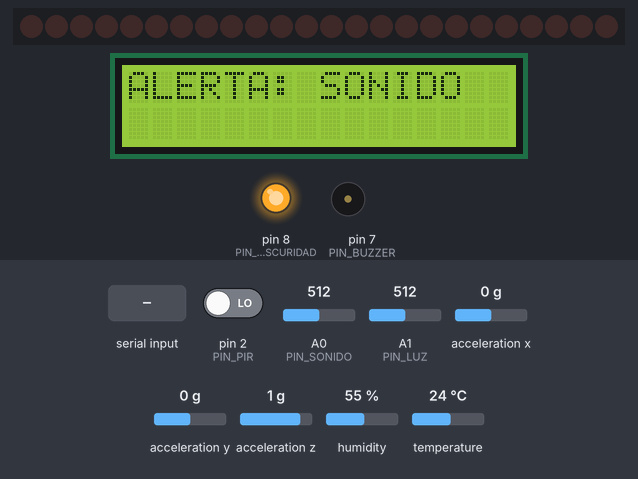
A sketch run on a simulated Arduino Nano, built with avr-gcc and run on an emulated ATmega328P. On the bench: 24 shift-register outputs drawn as a row of LEDs (first output left, lit = HIGH), 16×2 character LCD, output pins drawn as LEDs (lit = HIGH), buzzer (waves = sounding). Wiring (inferred from the names in the program): MPU-6050 motion sensor at I2C address 0x68; 3 × shift register (74HC595): data pin 4; shift clock pin 5; latch pin 6. Wiring (inferred from the signals the program sends): row of LEDs: on Q0, Q1, Q2, Q3, Q4, Q5, Q6, Q7, Q8, Q9, Q10, Q11, Q12, Q13, Q14, Q15, Q16, Q17, Q18, Q19, Q20, Q21, Q22, Q23. Inputs (shaded band) come from the test bench; at power-on: temperature 24 °C, A0 (PIN_SONIDO) = 512, pin 2 (PIN_PIR) LOW, A1 (PIN_LUZ) = 512, acceleration x 0 g, acceleration y 0 g, acceleration z 1 g, humidity 55 %. Pins used as bus, display or sensor lines are not drawn; what the sketch prints to the serial monitor is not drawn.

Above: at 1.6 s.
1.7 s: temperature set to 33 °C
4.2 s: temperature set to 36 °C
At 8.56 s:
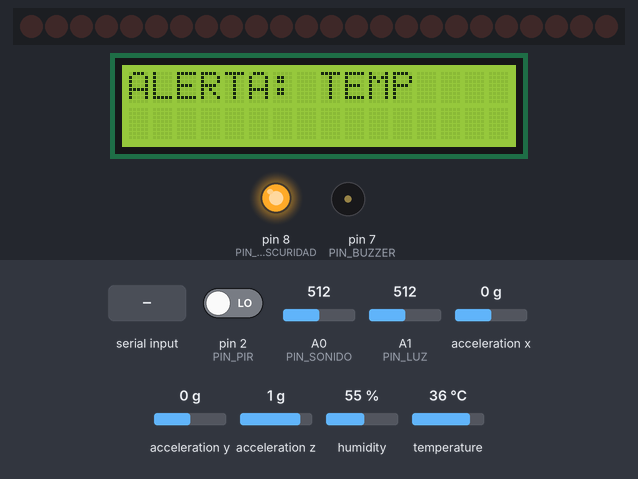
8.8 s: "ALL_ON\n" received over the second serial link
At 10.0 s:
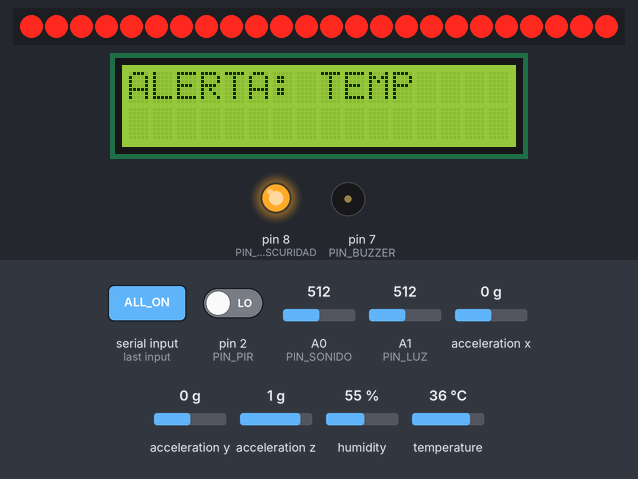
10.3 s: "ZONA1_OFF\n" received over the second serial link
At 11.2 s:
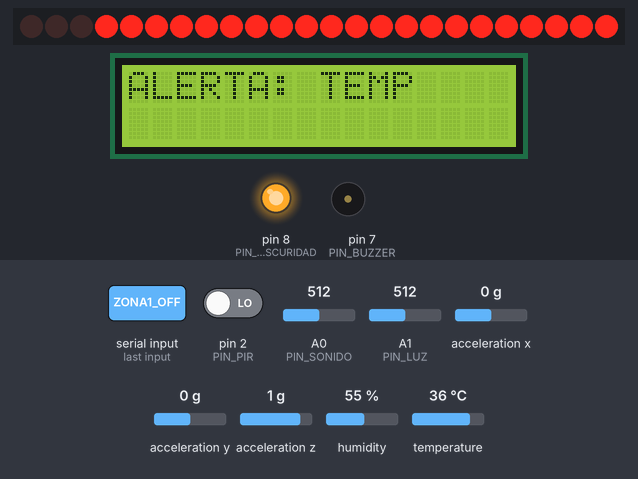
11.8 s: temperature set to 12 °C
At 16.1 s:
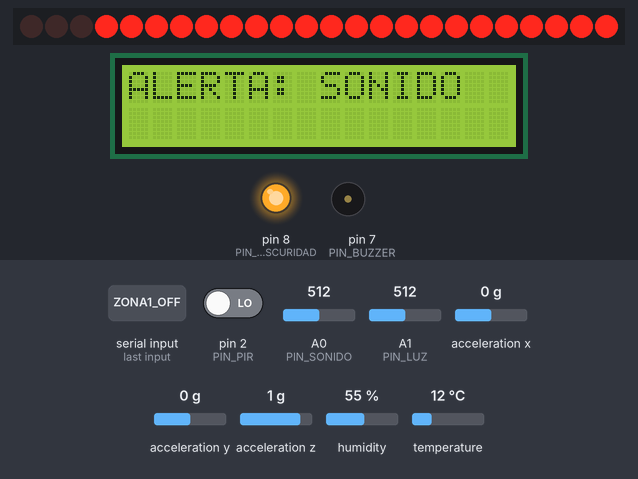
16.5 s: A0 (PIN_SONIDO) set to 311
18.2 s: A0 (PIN_SONIDO) set to 285
At 19.4 s:
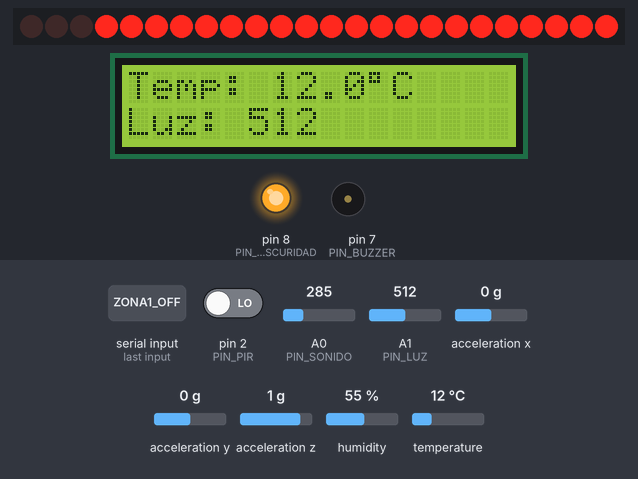
Timing chart, 0 to 21.2 s (numbered marks = the images above; inputs shaded):
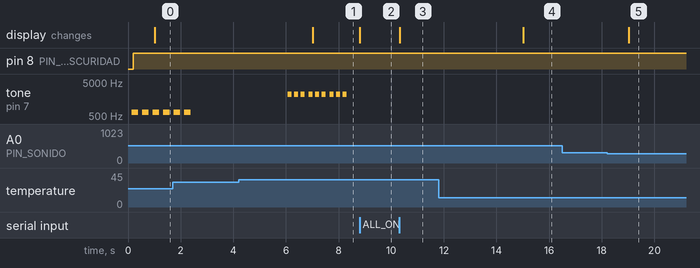

The sketch:

Ciudad_Gotica_Nano.ino
```cpp
/*
  CIUDAD GOTICA - ARDUINO NANO
  Control de 24 LEDs (3 x 74HC595), sensores, LCD, alarmas y salida
  automatica de iluminacion por oscuridad en D8.

  Librerias necesarias:
  - DHT sensor library (Adafruit)
  - Adafruit Unified Sensor
  - LiquidCrystal_I2C

  Comunicacion ESP32:
  Nano D10 (RX) <- ESP32 GPIO17 (TX)
  Nano D11 (TX) -> divisor de voltaje -> ESP32 GPIO16 (RX)
  GND comun.
*/

#include <Wire.h>
#include <SoftwareSerial.h>
#include <DHT.h>
#include <LiquidCrystal_I2C.h>

// -------------------- TIPOS --------------------
enum TipoAlarma { SIN_ALARMA, ALARMA_PIR, ALARMA_TEMP, ALARMA_SONIDO, ALARMA_MPU, ALARMA_AGUA };
struct Nota { unsigned int frecuencia; unsigned int duracion; };

// -------------------- PINES --------------------
SoftwareSerial enlaceESP(10, 11); // RX, TX
const byte TAM_BUFFER = 48;
char bufferComando[TAM_BUFFER];
byte indiceBuffer = 0;

const byte DATA_PIN = 4;
const byte CLOCK_PIN = 5;
const byte LATCH_PIN = 6;
const byte PIN_BUZZER = 7;
const byte PIN_LUCES_OSCURIDAD = 8;
const byte PIN_PIR = 2;
const byte PIN_DHT = 3;
const byte PIN_SONIDO = A0;
const byte PIN_LUZ = A1;
const byte PIN_AGUA = A2;

#define TIPO_DHT DHT11
DHT dht(PIN_DHT, TIPO_DHT);
LiquidCrystal_I2C lcd(0x27, 16, 2);

// -------------------- UMBRALES --------------------
const float TEMP_MAXIMA = 35.0;
const int SONIDO_MAXIMO = 300;
const int AGUA_MAXIMA = 600;
const int UMBRAL_MPU = 6000;
const int UMBRAL_LUZ = 550;
const bool USAR_SENSOR_AGUA = false; // Cambiar a true cuando A2 tenga sensor conectado.

const unsigned long INTERVALO_DHT = 2000;
const unsigned long INTERVALO_LCD = 1000;
const unsigned long INTERVALO_MPU = 100;
const unsigned long INTERVALO_LUZ = 200;
const unsigned long INTERVALO_AGUA = 250;

// -------------------- 24 LEDS / 3 x 74HC595 --------------------
uint32_t estadoLEDs = 0;
const uint32_t MASCARA_24 = 0x00FFFFFFUL;

void actualizarRegistros() {
  digitalWrite(LATCH_PIN, LOW);
  shiftOut(DATA_PIN, CLOCK_PIN, MSBFIRST, (estadoLEDs >> 16) & 0xFF);
  shiftOut(DATA_PIN, CLOCK_PIN, MSBFIRST, (estadoLEDs >> 8) & 0xFF);
  shiftOut(DATA_PIN, CLOCK_PIN, MSBFIRST, estadoLEDs & 0xFF);
  digitalWrite(LATCH_PIN, HIGH);
}

void cambiarLED(byte numero, bool encender) {
  if (numero < 1 || numero > 24) return;
  uint32_t mascara = 1UL << (numero - 1);
  if (encender) estadoLEDs |= mascara;
  else estadoLEDs &= ~mascara;
  actualizarRegistros();
}

void cambiarGrupo(byte primero, byte ultimo, bool encender) {
  for (byte led = primero; led <= ultimo; led++) {
    uint32_t mascara = 1UL << (led - 1);
    if (encender) estadoLEDs |= mascara;
    else estadoLEDs &= ~mascara;
  }
  actualizarRegistros();
}

// -------------------- COMANDOS RECIBIDOS DEL ESP32 --------------------
void procesarComando(String cmd) {
  cmd.trim();
  cmd.toUpperCase();
  bool encender;

  if (cmd == "ALL_ON" || cmd == "TODO_ON") {
    estadoLEDs = MASCARA_24;
    actualizarRegistros();
    enlaceESP.println("OK:ALL_ON");
    return;
  }
  if (cmd == "ALL_OFF" || cmd == "TODO_OFF") {
    estadoLEDs = 0;
    actualizarRegistros();
    enlaceESP.println("OK:ALL_OFF");
    return;
  }
  if (cmd == "ESTADO") {
    enlaceESP.print("LEDS:");
    enlaceESP.println(estadoLEDs);
    return;
  }

  // Casas: LEDs 1-3 zona 1 y LEDs 4-6 zona 2.
  if (cmd == "ZONA1_ON" || cmd == "ZONA_1_ON") { cambiarGrupo(1, 3, true); enlaceESP.println("OK:ZONA1_ON"); return; }
  if (cmd == "ZONA1_OFF" || cmd == "ZONA_1_OFF") { cambiarGrupo(1, 3, false); enlaceESP.println("OK:ZONA1_OFF"); return; }
  if (cmd == "ZONA2_ON" || cmd == "ZONA_2_ON") { cambiarGrupo(4, 6, true); enlaceESP.println("OK:ZONA2_ON"); return; }
  if (cmd == "ZONA2_OFF" || cmd == "ZONA_2_OFF") { cambiarGrupo(4, 6, false); enlaceESP.println("OK:ZONA2_OFF"); return; }

  // Edificios: edificio 1 = LEDs 7-9; edificio 2 = LEDs 10-12.
  if (cmd == "EDIFICIO1_ON") { cambiarGrupo(7, 9, true); enlaceESP.println("OK:EDIFICIO1_ON"); return; }
  if (cmd == "EDIFICIO1_OFF") { cambiarGrupo(7, 9, false); enlaceESP.println("OK:EDIFICIO1_OFF"); return; }
  if (cmd == "EDIFICIO2_ON") { cambiarGrupo(10, 12, true); enlaceESP.println("OK:EDIFICIO2_ON"); return; }
  if (cmd == "EDIFICIO2_OFF") { cambiarGrupo(10, 12, false); enlaceESP.println("OK:EDIFICIO2_OFF"); return; }

  // Comercios = LEDs 13-17; planta de luz = LEDs 18-24.
  if (cmd == "COMERCIOS_ON") { cambiarGrupo(13, 17, true); enlaceESP.println("OK:COMERCIOS_ON"); return; }
  if (cmd == "COMERCIOS_OFF") { cambiarGrupo(13, 17, false); enlaceESP.println("OK:COMERCIOS_OFF"); return; }
  if (cmd == "PLANTA_ON" || cmd == "PLANTA_DE_LUZ_ON") { cambiarGrupo(18, 24, true); enlaceESP.println("OK:PLANTA_ON"); return; }
  if (cmd == "PLANTA_OFF" || cmd == "PLANTA_DE_LUZ_OFF") { cambiarGrupo(18, 24, false); enlaceESP.println("OK:PLANTA_OFF"); return; }

  // Comandos CASA1_ON ... CASA6_OFF.
  for (byte casa = 1; casa <= 6; casa++) {
    String on = "CASA" + String(casa) + "_ON";
    String off = "CASA" + String(casa) + "_OFF";
    if (cmd == on) { cambiarLED(casa, true); enlaceESP.println("OK:" + cmd); return; }
    if (cmd == off) { cambiarLED(casa, false); enlaceESP.println("OK:" + cmd); return; }
  }

  // Comandos LED1_ON ... LED24_OFF.
  for (byte led = 1; led <= 24; led++) {
    String on = "LED" + String(led) + "_ON";
    String off = "LED" + String(led) + "_OFF";
    if (cmd == on) { cambiarLED(led, true); enlaceESP.println("OK:" + cmd); return; }
    if (cmd == off) { cambiarLED(led, false); enlaceESP.println("OK:" + cmd); return; }
  }

  enlaceESP.println("ERROR:COMANDO_DESCONOCIDO");
}

// -------------------- MPU-6050 --------------------
bool mpuDisponible = false;
bool primeraLecturaMPU = true;
int axAnterior = 0, ayAnterior = 0, azAnterior = 0;

void despertarMPU() {
  Wire.beginTransmission(0x68);
  Wire.write(0x6B);
  Wire.write(0);
  mpuDisponible = (Wire.endTransmission() == 0);
}

bool leerAcelerometro(int &ax, int &ay, int &az) {
  Wire.beginTransmission(0x68);
  Wire.write(0x3B);
  if (Wire.endTransmission(false) != 0) return false;
  if (Wire.requestFrom((uint8_t)0x68, (uint8_t)6) != 6) return false;
  ax = (int16_t)((Wire.read() << 8) | Wire.read());
  ay = (int16_t)((Wire.read() << 8) | Wire.read());
  az = (int16_t)((Wire.read() << 8) | Wire.read());
  return true;
}

// -------------------- PATRONES DE ALARMA --------------------
const Nota notasPIR[] = {{1400,180},{0,100}};
const Nota notasTemp[] = {{2200,150},{0,100},{2200,150},{0,100},{2200,150},{0,150}};
const Nota notasSonido[] = {{650,250},{0,150},{650,250},{0,150}};
// Patrón demostrativo; no es una alerta sísmica oficial.
const Nota notasMPU[] = {{700,180},{0,40},{1000,180},{0,40},{1400,350},{0,150}};
const Nota notasAgua[] = {{900,600},{0,150},{1600,180},{0,100},{1600,180},{0,150}};

TipoAlarma alarmaActual = SIN_ALARMA;
bool sonidoActivo = false;
byte indiceNota = 0, repeticionesRealizadas = 0;
const byte REPETICIONES_ALARMA = 3;
unsigned long inicioNota = 0;

byte prioridadAlarma(TipoAlarma tipo) {
  switch (tipo) {
    case ALARMA_AGUA: return 5;
    case ALARMA_MPU: return 4;
    case ALARMA_TEMP: return 3;
    case ALARMA_SONIDO: return 2;
    case ALARMA_PIR: return 1;
    default: return 0;
  }
}

const Nota* obtenerPatron(TipoAlarma tipo, byte &cantidad) {
  switch (tipo) {
    case ALARMA_PIR: cantidad = sizeof(notasPIR)/sizeof(notasPIR[0]); return notasPIR;
    case ALARMA_TEMP: cantidad = sizeof(notasTemp)/sizeof(notasTemp[0]); return notasTemp;
    case ALARMA_SONIDO: cantidad = sizeof(notasSonido)/sizeof(notasSonido[0]); return notasSonido;
    case ALARMA_MPU: cantidad = sizeof(notasMPU)/sizeof(notasMPU[0]); return notasMPU;
    case ALARMA_AGUA: cantidad = sizeof(notasAgua)/sizeof(notasAgua[0]); return notasAgua;
    default: cantidad = 0; return NULL;
  }
}

void enviarAlerta(String mensaje) {
  enlaceESP.println("ALERTA:" + mensaje);
  Serial.println("ALERTA:" + mensaje);
}

void iniciarAlarma(TipoAlarma tipo) {
  if (tipo == SIN_ALARMA) return;
  if (alarmaActual != SIN_ALARMA && prioridadAlarma(tipo) <= prioridadAlarma(alarmaActual)) return;
  alarmaActual = tipo;
  indiceNota = 0;
  repeticionesRealizadas = 0;
  inicioNota = millis();
  sonidoActivo = true;
  byte cantidad;
  const Nota *patron = obtenerPatron(alarmaActual, cantidad);
  if (patron && cantidad && patron[0].frecuencia) tone(PIN_BUZZER, patron[0].frecuencia);
  else noTone(PIN_BUZZER);
}

void actualizarBuzzer() {
  if (!sonidoActivo) return;
  byte cantidad;
  const Nota *patron = obtenerPatron(alarmaActual, cantidad);
  if (!patron || !cantidad) {
    noTone(PIN_BUZZER);
    sonidoActivo = false;
    alarmaActual = SIN_ALARMA;
    return;
  }
  unsigned long ahora = millis();
  if (ahora - inicioNota >= patron[indiceNota].duracion) {
    indiceNota++;
    if (indiceNota >= cantidad) {
      indiceNota = 0;
      repeticionesRealizadas++;
      if (repeticionesRealizadas >= REPETICIONES_ALARMA) {
        sonidoActivo = false;
        alarmaActual = SIN_ALARMA;
        noTone(PIN_BUZZER);
        Serial.println("Alarma terminada");
        enlaceESP.println("ALARMA:TERMINADA");
        return;
      }
    }
    inicioNota = ahora;
    if (patron[indiceNota].frecuencia) tone(PIN_BUZZER, patron[indiceNota].frecuencia);
    else noTone(PIN_BUZZER);
  }
}

// -------------------- SENSORES Y ESTADOS --------------------
float temperatura = NAN, humedad = NAN;
int valorSonido = 0, valorLuz = 0, valorAgua = -1;
bool condicionPIR = false, condicionTemperatura = false, condicionSonido = false;
bool condicionMPU = false, condicionAgua = false;
bool anteriorPIR = false, anteriorTemperatura = false, anteriorSonido = false;
bool anteriorMPU = false, anteriorAgua = false;

unsigned long tiempoDHT = 0, tiempoMPU = 0, tiempoLuz = 0;
unsigned long tiempoAgua = 0, tiempoLCD = 0;

void actualizarSensores() {
  unsigned long ahora = millis();
  condicionPIR = (digitalRead(PIN_PIR) == HIGH);
  valorSonido = analogRead(PIN_SONIDO);
  condicionSonido = (valorSonido >= SONIDO_MAXIMO);

  if (ahora - tiempoDHT >= INTERVALO_DHT) {
    tiempoDHT = ahora;
    float t = dht.readTemperature();
    float h = dht.readHumidity();
    if (!isnan(t)) { temperatura = t; condicionTemperatura = (t >= TEMP_MAXIMA); }
    if (!isnan(h)) humedad = h;
  }

  if (USAR_SENSOR_AGUA && ahora - tiempoAgua >= INTERVALO_AGUA) {
    tiempoAgua = ahora;
    valorAgua = analogRead(PIN_AGUA);
    condicionAgua = (valorAgua >= AGUA_MAXIMA);
  } else if (!USAR_SENSOR_AGUA) {
    valorAgua = -1;
    condicionAgua = false;
  }

  if (mpuDisponible && ahora - tiempoMPU >= INTERVALO_MPU) {
    tiempoMPU = ahora;
    int ax, ay, az;
    if (leerAcelerometro(ax, ay, az)) {
      if (primeraLecturaMPU) {
        axAnterior = ax; ayAnterior = ay; azAnterior = az;
        primeraLecturaMPU = false;
        condicionMPU = false;
      } else {
        long dx = ax - axAnterior, dy = ay - ayAnterior, dz = az - azAnterior;
        long cambio2 = dx*dx + dy*dy + dz*dz;
        long umbral2 = (long)UMBRAL_MPU * UMBRAL_MPU;
        condicionMPU = (cambio2 > umbral2);
        axAnterior = ax; ayAnterior = ay; azAnterior = az;
      }
    } else condicionMPU = false;
  }

  // La fotorresistencia controla exclusivamente D8.
  if (ahora - tiempoLuz >= INTERVALO_LUZ) {
    tiempoLuz = ahora;
    valorLuz = analogRead(PIN_LUZ);
    digitalWrite(PIN_LUCES_OSCURIDAD, (valorLuz < UMBRAL_LUZ) ? HIGH : LOW);
  }

  if (condicionPIR && !anteriorPIR) { enviarAlerta("MOVIMIENTO"); iniciarAlarma(ALARMA_PIR); }
  if (condicionTemperatura && !anteriorTemperatura) { enviarAlerta("TEMPERATURA"); iniciarAlarma(ALARMA_TEMP); }
  if (condicionSonido && !anteriorSonido) { enviarAlerta("SONIDO"); iniciarAlarma(ALARMA_SONIDO); }
  if (condicionMPU && !anteriorMPU) { enviarAlerta("MOVIMIENTO_MPU"); iniciarAlarma(ALARMA_MPU); }
  if (condicionAgua && !anteriorAgua) { enviarAlerta("AGUA"); iniciarAlarma(ALARMA_AGUA); }

  anteriorPIR = condicionPIR;
  anteriorTemperatura = condicionTemperatura;
  anteriorSonido = condicionSonido;
  anteriorMPU = condicionMPU;
  anteriorAgua = condicionAgua;
}

void actualizarPantalla() {
  if (millis() - tiempoLCD < INTERVALO_LCD) return;
  tiempoLCD = millis();
  lcd.clear();

  lcd.setCursor(0, 0);
  if (condicionAgua) lcd.print("ALERTA: AGUA");
  else if (condicionMPU) lcd.print("ALERTA: MPU");
  else if (condicionTemperatura) lcd.print("ALERTA: TEMP");
  else if (condicionSonido) lcd.print("ALERTA: SONIDO");
  else if (condicionPIR) lcd.print("ALERTA: MOV");
  else {
    lcd.print("Temp: ");
    if (!isnan(temperatura)) { lcd.print(temperatura, 1); lcd.print((char)223); lcd.print("C"); }
    else lcd.print("--");
    lcd.setCursor(0, 1);
    lcd.print("Luz: ");
    lcd.print(valorLuz);
  }
}

// -------------------- INICIO Y BUCLE --------------------
void setup() {
  Serial.begin(9600);
  enlaceESP.begin(9600);
  pinMode(DATA_PIN, OUTPUT);
  pinMode(CLOCK_PIN, OUTPUT);
  pinMode(LATCH_PIN, OUTPUT);
  pinMode(PIN_BUZZER, OUTPUT);
  pinMode(PIN_LUCES_OSCURIDAD, OUTPUT);
  pinMode(PIN_PIR, INPUT);
  pinMode(PIN_SONIDO, INPUT);

  Wire.begin();
  dht.begin();
  lcd.init();
  lcd.backlight();
  despertarMPU();

  estadoLEDs = 0;
  actualizarRegistros();
  digitalWrite(PIN_LUCES_OSCURIDAD, LOW);
  noTone(PIN_BUZZER);

  lcd.setCursor(0, 0);
  lcd.print("Ciudad Gotica");
  lcd.setCursor(0, 1);
  lcd.print("Nano listo");
  enlaceESP.println("NANO_LISTO:24_LEDS_SENSORES");
  Serial.println("Ciudad Gotica - Nano iniciado");
}

void loop() {
  while (enlaceESP.available() > 0) {
    char c = enlaceESP.read();
    if (c == '\n') {
      bufferComando[indiceBuffer] = '\0';
      if (indiceBuffer > 0) procesarComando(String(bufferComando));
      indiceBuffer = 0;
    } else if (c != '\r') {
      if (indiceBuffer < TAM_BUFFER - 1) {
        bufferComando[indiceBuffer++] = c;
      } else {
        indiceBuffer = 0;
      }
    }
  }
  actualizarSensores();
  actualizarBuzzer();
  actualizarPantalla();
}
```

Measured:
- the behaviour switches between 34 and 35 °C on temperature (found by bisection; images 0 and 1)
- the behaviour switches between 300 and 299 on A0 (PIN_SONIDO) (found by bisection; images 4 and 5)
- after the input at 4.2 s, tone on pin 7 (PIN_BUZZER): alternates 2200 Hz for 0.15 s and silent for 0.10 s, 18 changes in all, then stays silent, starting after 1.9 s; the display: changes after 2.8 s (image 1)
- after the input at 8.8 s, the display: changes at once (image 2)
- after the input at 10.3 s, the display: changes at once (image 3)
- after the input at 11.8 s, the display: changes after 3.2 s (image 4)
- after the input at 16.5 s, every drawn part: stays the same
- after the input at 18.2 s, the display: changes after 0.82 s (image 5)
- by itself, tone on pin 7 (PIN_BUZZER): alternates 650 Hz for 0.25 s and silent for 0.15 s, 4 changes in all, then stays silent
